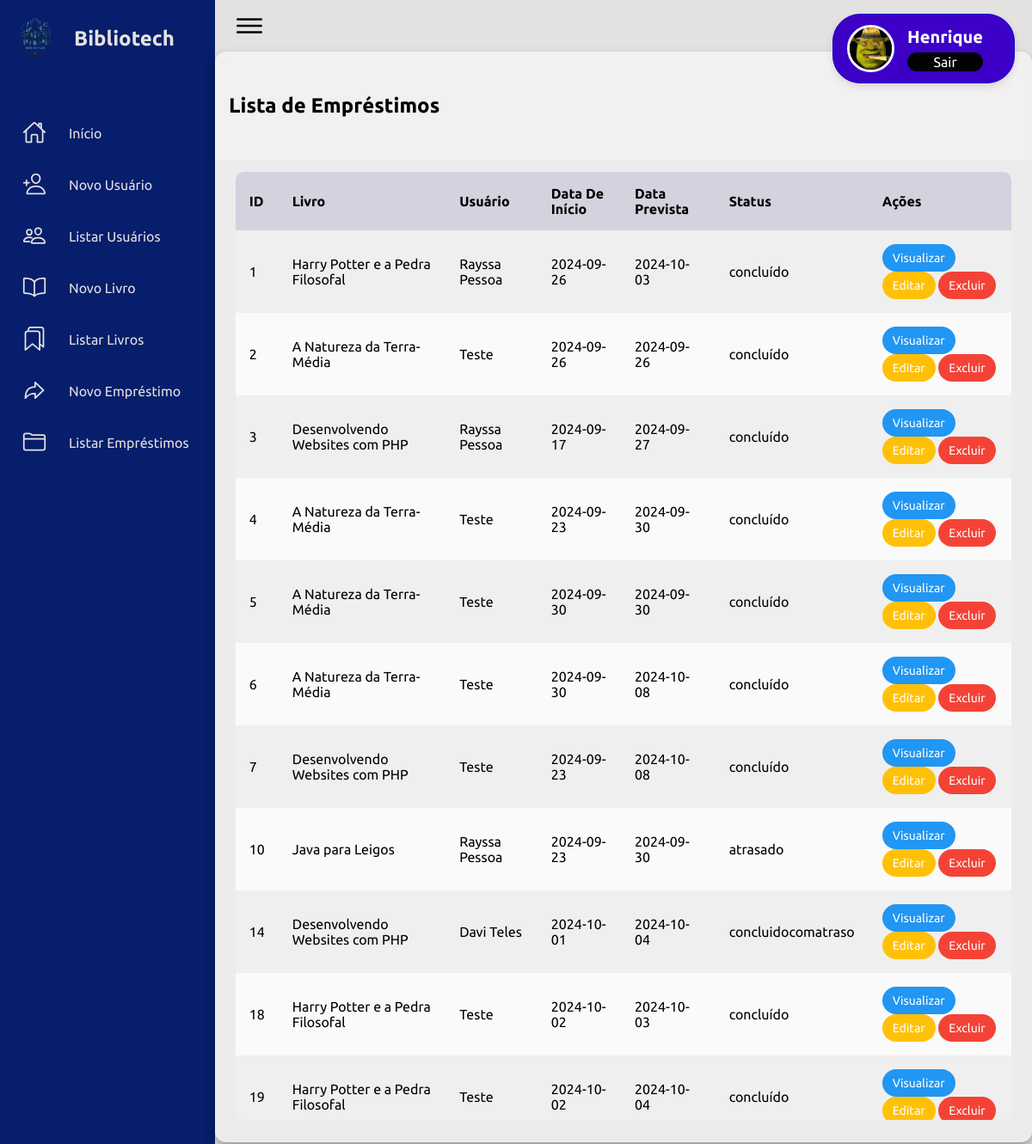
Screenshot of /adm2/?page=listaremprestimo (signed in) with the database file from the repository.
### tables this page shows
CREATE TABLE `emprestimo` (
  `emprestimoid` int(10) UNSIGNED NOT NULL,
  `inicio` date NOT NULL,
  `dataprevista` date NOT NULL,
  `datareal` date DEFAULT NULL,
  `status` enum('pendente','concluído','atrasado','concluidocomatraso') NOT NULL,
  `idlivro` int(11) DEFAULT NULL,
  `usuario` char(11) DEFAULT NULL
);

CREATE TABLE `livro` (
  `idlivro` int(11) NOT NULL,
  `isbn` char(13) NOT NULL,
  `titulo` varchar(255) NOT NULL,
  `genero_id` int(11) DEFAULT NULL,
  `autor_id` int(11) DEFAULT NULL,
  `paginas` int(11) DEFAULT NULL,
  `editora_id` int(11) DEFAULT NULL,
  `ano_publicacao` varchar(4) DEFAULT NULL,
  `idioma` varchar(50) DEFAULT NULL,
  `quantidade` int(11) DEFAULT 0,
  `disponibilidade` enum('Disponível','Indisponível') DEFAULT 'Indisponível',
  `imagem` varchar(50) DEFAULT NULL
);

CREATE TABLE `usuario` (
  `id` int(10) UNSIGNED NOT NULL,
  `nome` varchar(45) NOT NULL,
  `sobrenome` varchar(100) DEFAULT NULL,
  `cpf` char(11) NOT NULL,
  `email` varchar(100) NOT NULL,
  `senha` varchar(255) NOT NULL,
  `data_nasc` date DEFAULT NULL,
  `telefone` char(11) DEFAULT NULL,
  `imagem` varchar(50) NOT NULL,
  `tipo_usuario` int(10) UNSIGNED DEFAULT NULL,
  `status` enum('ativado','desativado') NOT NULL DEFAULT 'ativado'
);

### adm2/listar/listaremprestimo.php (the view, shortened to what this page needs)
<main class="table">
    <section class="table__header">
        <h1>Lista de Empréstimos</h1>
    </section>
    <section class="table__body">
        <?php
            $sqlUpdate = "UPDATE emprestimo
                          SET status = 'atrasado'
                          WHERE status = 'pendente' AND dataprevista < CURDATE()";
            $conn->query($sqlUpdate);
            $sql1 = "SELECT e.emprestimoid, e.inicio, e.dataprevista, e.status,
                    l.titulo, u.nome, u.sobrenome
                    FROM emprestimo e
                    INNER JOIN copia_livro cl ON e.idlivro = cl.id
                    INNER JOIN livro l ON cl.livro_id = l.idlivro
                    INNER JOIN usuario u ON e.usuario = u.cpf
                    ORDER BY e.emprestimoid";
            $res = $conn->query($sql1);
            $qtd = $res->num_rows;
            if ($qtd > 0) {
                print "<table>";
                print "<tr>";
                print "<th>ID</th>";
                print "<th>Livro</th>";
                print "<th>Usuário</th>";
                print "<th>Data de Início</th>";
                print "<th>Data Prevista</th>";
                print "<th>Status</th>";
                print "<th>Ações</th>";
                print "</tr>";
                while ($row = $res->fetch_object()) {
                    print "<tr>";
                    print "<td>".$row->emprestimoid."</td>";
                    print "<td>".$row->titulo."</td>";
                    print "<td>".$row->nome." ".$row->sobrenome."</td>";
                    print "<td>".$row->inicio."</td>";
                    print "<td>".$row->dataprevista."</td>";
                    print "<td>".$row->status."</td>";
                    print "<td>
                            <button onclick=\"location.href='?page=visualizaremprestimo&id=".$row->emprestimoid."';\">Visualizar</button>
                            <button onclick=\"location.href='?page=editaremprestimo&id=".$row->emprestimoid."';\">Editar</button>
                            <button onclick=\"if(confirm('Tem certeza que deseja excluir?')){location.href='?page=salvaremprestimo&acao=excluir&id=".$row->emprestimoid."';}\">Excluir</button>
                        </td>";
                    print "</tr>";
                }
                print "</table>";
            } else {
                print "<p>Não encontrou resultados!</p>";
            }
        ?>
    </section>
</main>

### adm2/css/main.css (style rules this page uses)
* { font-family: "Ubuntu", sans-serif; margin: 0; padding: 0; box-sizing: border-box; }
:root { --nav: rgb(6, 30, 107); --form: rgb(216, 213, 213); --back: #e4e1e1; --text1: #f5f5f5; --text2: #000000; --text3: #999; }
body { min-height: 10vh; overflow-x: hidden; }
main.table { width: 100%; max-width: 1200px; margin: 0 auto; height: 90vh; background-color: #fff5; backdrop-filter: blur(7px); box-shadow: 0 .4rem .8rem #0005; border-radius: .8rem; overflow: hidden; }
.table__header { width: 100%; height: 10%; background-color: #fff4; padding: .8rem 1rem; display: flex; justify-content: space-between; align-items: center; }
.table__body { width: 95%; max-height: calc(89% - 1.6rem); background-color: #fffb; margin: .8rem auto; border-radius: .6rem; overflow: auto; overflow: overlay; }
table { width: 100%; }
table, th, td { border-collapse: collapse; padding: 1rem; text-align: left; }
th { position: sticky; top: 0; left: 0; background-color: #d5d1defe; text-transform: capitalize; }
tr:nth-child(even) { background-color: #0000000b; }
tr { --delay: .1s; transition: .5s ease-in-out var(--delay), background-color 0s; }
tr td { transition: .2s ease-in-out; }
button { padding: 8px 12px; gap: 20px; font-size: 14px; color: rgb(254, 254, 254); border: none; border-radius: 5rem; cursor: pointer; transition: background-color 0.3s; }
button:first-child { background-color: #2196F3; }
button:nth-child(2) { background-color: #FFC107; }
button:nth-child(3) { background-color: #f44336; }

### adm2/index.php (style rules this page uses)
h1 { text-align: center; }

### rows the page displays
emprestimo: emprestimoid "1", livro.titulo "Harry Potter e a Pedra Filosofal", usuario.nome "Rayssa", usuario.sobrenome "Pessoa", inicio "2024-09-26", dataprevista "2024-10-03", status "concluído"
emprestimo: emprestimoid "2", livro.titulo "A Natureza da Terra-Média", usuario.nome "Teste", inicio "2024-09-26", dataprevista "2024-09-26", status "concluído"
emprestimo: emprestimoid "3", livro.titulo "Desenvolvendo Websites com PHP", usuario.nome "Rayssa", usuario.sobrenome "Pessoa", inicio "2024-09-17", dataprevista "2024-09-27", status "concluído"
emprestimo: emprestimoid "4", livro.titulo "A Natureza da Terra-Média", usuario.nome "Teste", inicio "2024-09-23", dataprevista "2024-09-30", status "concluído"
emprestimo: emprestimoid "5", livro.titulo "A Natureza da Terra-Média", usuario.nome "Teste", inicio "2024-09-30", dataprevista "2024-09-30", status "concluído"
emprestimo: emprestimoid "6", livro.titulo "A Natureza da Terra-Média", usuario.nome "Teste", inicio "2024-09-30", dataprevista "2024-10-08", status "concluído"
emprestimo: emprestimoid "7", livro.titulo "Desenvolvendo Websites com PHP", usuario.nome "Teste", inicio "2024-09-23", dataprevista "2024-10-08", status "concluído"
emprestimo: emprestimoid "10", livro.titulo "Java para Leigos", usuario.nome "Rayssa", usuario.sobrenome "Pessoa", inicio "2024-09-23", dataprevista "2024-09-30", status "atrasado"
emprestimo: emprestimoid "14", livro.titulo "Desenvolvendo Websites com PHP", usuario.nome "Davi", usuario.sobrenome "Teles", inicio "2024-10-01", dataprevista "2024-10-04", status "concluidocomatraso"
emprestimo: emprestimoid "18", livro.titulo "Harry Potter e a Pedra Filosofal", usuario.nome "Teste", inicio "2024-10-02", dataprevista "2024-10-03", status "concluído"
emprestimo: emprestimoid "19", livro.titulo "Harry Potter e a Pedra Filosofal", usuario.nome "Teste", inicio "2024-10-02", dataprevista "2024-10-04", status "concluído"

### other values shown
$_SESSION['nome'] "Henrique"
